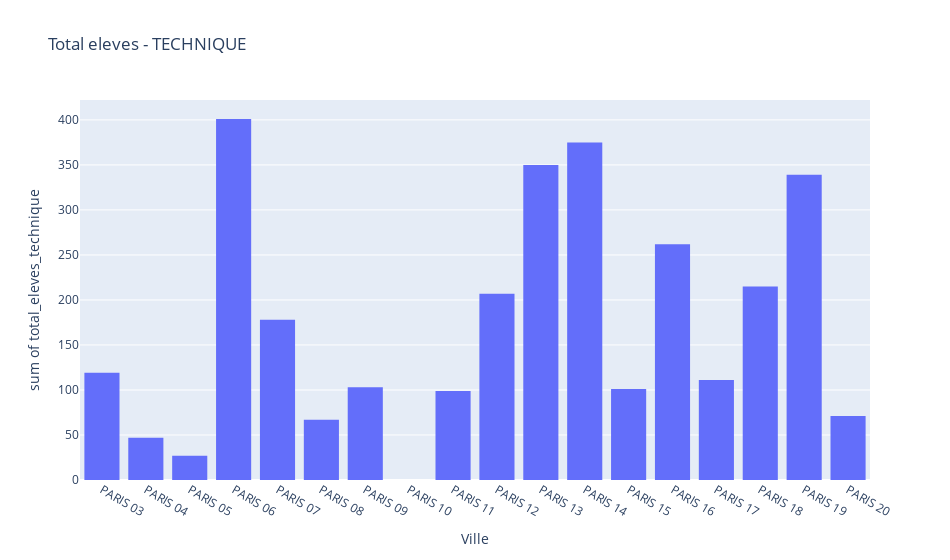

Source (notebook cell):
### Markdown cell above
## 1.3 Nombre d'élève par commune

### Code cell
df2_bac=df1_bac[df1_bac['Academie']=='PARIS']
fig = px.histogram(df2_bac[df2_bac['Annee']==2019].groupby(['Annee','Ville'])['total_eleves_technique'].sum().reset_index(), x='Ville',y="total_eleves_technique", title='Total eleves - TECHNIQUE', width=950, height=560)
fig.update_layout(legend =dict(font = dict(family = "Courier", size = 10, color = "black")),
                  legend_title = dict(font = dict(size = 20, color = "blue")))
fig.show()

### Figure 1 — Plotly figure (JSON) as saved in the notebook; plotly's stock layout.template omitted (floating-point values rounded to 4 significant figures)
{"data": [{"alignmentgroup": "True", "bingroup": "x", "histfunc": "sum", "hovertemplate": "Ville=%{x}<br>sum of total_eleves_technique=%{y}<extra></extra>", "legendgroup": "", "marker": {"color": "#636efa", "pattern": {"shape": ""}}, "name": "", "offsetgroup": "", "orientation": "v", "showlegend": false, "type": "histogram", "x": ["PARIS 03", "PARIS 04", "PARIS 05", "PARIS 06", "PARIS 07", "PARIS 08", "PARIS 09", "PARIS 10", "PARIS 11", "PARIS 12", "PARIS 13", "PARIS 14", "PARIS 15", "PARIS 16", "PARIS 17", "PARIS 18", "PARIS 19", "PARIS 20"], "xaxis": "x", "y": [119, 47, 27, 401, 178, 67, 103, 0, 99, 207, 350, 375, 101, 262, 111, 215, 339, 71], "yaxis": "y"}], "layout": {"barmode": "relative", "height": 560, "legend": {"font": {"color": "black", "family": "Courier", "size": 10}, "title": {"font": {"color": "blue", "size": 20}}, "tracegroupgap": 0}, "title": {"text": "Total eleves - TECHNIQUE"}, "width": 950, "xaxis": {"anchor": "y", "autorange": true, "domain": [0, 1], "range": [-0.5, 17.5], "title": {"text": "Ville"}, "type": "category"}, "yaxis": {"anchor": "x", "autorange": true, "domain": [0, 1], "range": [0, 422.1], "title": {"text": "sum of total_eleves_technique"}, "type": "linear"}}}
